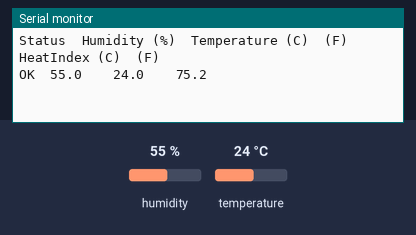
Recording of a sketch running on a simulated ESP8266 (NodeMCU). Parts: the last lines printed to the serial monitor. The inputs (shaded band) are chosen by the test bench; at power-on: humidity 55 %, temperature 24 °C. WiFi joins after 1.5 s; servers stay silent unless stated; no MQTT or app messages arrive unless stated.

Above: at 4.2 s.
4.3 s: humidity set to 22 %
At 5.9 s:
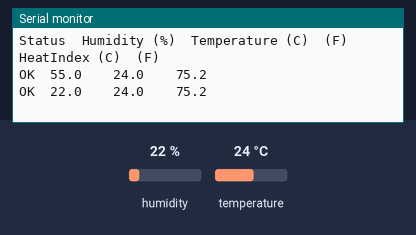
7.0 s: temperature set to 12 °C
At 8.3 s:
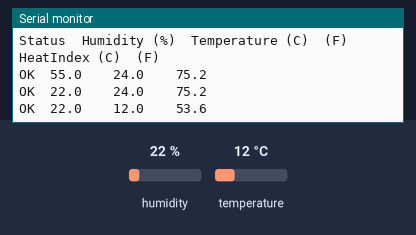
9.7 s: humidity set to 40 %
At 11.7 s:
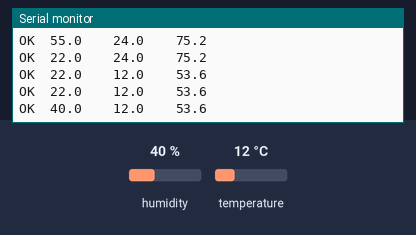
Timing chart, 0 to 13.2 s (numbered marks = the images above; inputs shaded):
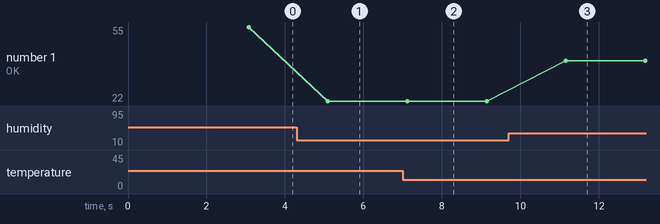

The sketch:

ZSSE_temp_bh1750.ino
```cpp
#include <DHTesp.h>
#ifdef ESP32
#pragma message(THIS EXAMPLE IS FOR ESP8266 ONLY!)
#error Select ESP8266 board.
#endif
DHTesp dht;

#include <ESP8266WiFi.h>
#include <MQTTClient.h>
#include <ESP8266WebServer.h>
#include <ESP8266mDNS.h>
#include <ESP8266HTTPUpdateServer.h>
//#include <DHT.h>
#include <SoftwareSerial.h>
//****#include <BH1750.h>
//#include <Wire.h>
#include <math.h>
//int BH1750address = 0x23; //setting i2c address

#define DHTPIN 12     // what pin we're connected to
#define DHTTYPE DHT22   // DHT 11  (AM2302)
//DHT dht(DHTPIN, DHTTYPE);

float hum;  //Stores humidity value
float temp; //Stores temperature value

byte buff[2];
//BH1750 lightSensor;
//********int chk;

/* ---------- DO NOT EDIT ANYTHING ABOVE THIS LINE ---------- */

//Only edit the settings in this section

/* WIFI Settings */
// Name of wifi network
const char* ssid = "wi-fi network name";

// Password to wifi network
const char* password = "wi-fi password name";

/* Web Updater Settings */
// Host Name of Device
const char* host = "host name";

// Path to access firmware update page (Not Neccessary to change)
const char* update_path = "/firmware";

// Username to access the web update page
const char* update_username = "admin";

// Password to access the web update page
const char* update_password = "Admin";

/* MQTT Settings */
// Topic which listens for commands
char* outTopic = "WORKSHOP_TEMP";
char* outTopic2 = "WORKSHOP_HUMIDITY";
char* outTopic4 = "WORKSHOP_2NDFL_LUX1";
//MQTT Server IP Address
const char* server = "host ip";

//Unique device ID
const char* mqttDeviceID = "MK-SmartHouseDeviceBhMotionRelay";


/* ---------- DO NOT EDIT ANYTHING BELOW THIS LINE ---------- */

//the time when the sensor outputs a low impulse
long unsigned int lowIn;

//the amount of milliseconds the sensor has to be low
//before we assume all detection has stopped
long unsigned int pause = 100;

//sensor variables
boolean lockLow = true;
boolean takeLowTime;


ESP8266WebServer httpServer(80);
ESP8266HTTPUpdateServer httpUpdater;

//MQTT
WiFiClient net;
MQTTClient client;

//Time Variable
unsigned long lastMillis = 0;

//Connect to WiFI and MQTT
void connect();

//Setup pins, wifi, webserver and MQTT
void setup()
{


  WiFi.mode(WIFI_STA);

  WiFi.begin(ssid, password);
  client.begin(server, net);

  connect();

  MDNS.begin(host);

  httpUpdater.setup(&httpServer, update_path, update_username, update_password);
  httpServer.begin();

  MDNS.addService("http", "tcp", 80);

  Serial.begin(115200);
  Serial.println("Status\tHumidity (%)\tTemperature (C)\t(F)\tHeatIndex (C)\t(F)");
  delay(1000);

  dht.setup(12, DHTesp::DHT22); // Connect DHT sensor to GPIO 12


 /* lightSensor.begin(BH1750_CONTINUOUS_HIGH_RES_MODE);

  delay(1000);*/
//****  Wire.begin(4,5);
//****  Serial.begin(115200);//init Serail band rate
}

//Connect to wifi and MQTT
void connect()
{
  while (WiFi.status() != WL_CONNECTED)
  {
    delay(1000);
  }

  while (!client.connect(mqttDeviceID))
  {
    delay(1000);
  }

}

void loop()
{
  // MQTT Loop
  client.loop();
  delay(10);

  // Make sure device is connected
  if(!client.connected())
  {
    connect();
  }

  httpServer.handleClient();

  //Sensor Detection


hum = dht.getHumidity();
  temp= dht.getTemperature();
  String thisStringhum = String(hum, HEX);
  String thisStringtemp = String(temp, HEX);
  //String thisStringco2 = String(co2ppm);
   Serial.print(dht.getStatusString());
  Serial.print("\t");
  Serial.print(hum, 1);
  Serial.print("\t\t");
  Serial.print(temp, 1);
  Serial.print("\t\t");
  Serial.print(dht.toFahrenheit(temp), 1);
  Serial.print("\t\t");
// Serial.print(dht.computeHeatIndex(temp, hum, false), 1);
// Serial.print("\t\t");
 Serial.println(" ");
  //Serial.println(dht.computeHeatIndex(dht.toFahrenheit(temp), hum, true), 1);
      client.publish(outTopic, thisStringhum);
      client.publish(outTopic2, thisStringtemp);
      //client.publish(outTopic3, thisStringco2);
      delay(2000);


}
////////////////////////////////
/*
 int i;
  uint16_t val=0;
  BH1750_Init(BH1750address);
  delay(200);

  if(2==BH1750_Read(BH1750address))
  {
    val=((buff[0]<<8)|buff[1])/1.2;
    Serial.print(val,DEC);
    Serial.println("[lx]");
  }
  delay(150);


  /*unsigned long start_time = millis();
  uint16_t lux = lightSensor.readLightLevel();//Realizamos una lectura del sensor
  delay(50);
  unsigned long load_time = millis() - start_time;*/

////////////////////////////////////////

/*
  String thisStringbh = String(val);
  client.publish(outTopic4, thisStringbh);
  delay(3000);
  Serial.print(" thisStringbh: "+thisStringbh);

}

/*
int BH1750_Read(int address) //
{
  int i=0;
  Wire.beginTransmission(address);
  Wire.requestFrom(address, 2);
  while(Wire.available()) //
  {
    buff[i] = Wire.read();  // receive one byte
    i++;
  }
  Wire.endTransmission();
  return i;
}

void BH1750_Init(int address)
{
  Wire.beginTransmission(address);
  Wire.write(0x10);//1lx reolution 120ms
  Wire.endTransmission();
}
*/
```

Measured:
- after the input at 4.3 s, the serial monitor: prints a new line after 0.79 s (image 1)
- after the input at 7.0 s, the serial monitor: prints a new line after 0.12 s (image 2)
- after the input at 9.7 s, the serial monitor: prints a new line after 1.5 s (image 3)
- plotted number 1: 55 → 22 after the input at 4.3 s, 22 → 40 after the input at 9.7 s
